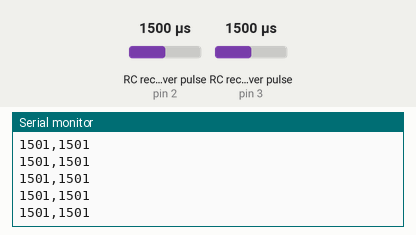
The sketch below on a simulated Arduino Uno, built with avr-gcc and run on an emulated ATmega328P. Shown: the last lines printed to the serial monitor. Wiring (inferred from the names in the program): 2 × RC receiver channel: data pin 2 / data pin 3. The inputs (shaded band) are chosen by the test bench; at power-on: RC receiver pulse (sensors on pin 2, pin 3) 1500 µs.

Above: at 1.2 s.
1.3 s: RC receiver pulse (sensor on pin 2) set to 1020 µs
At 2.3 s:
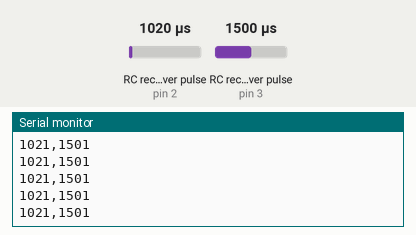
2.8 s: RC receiver pulse (sensor on pin 3) set to 1020 µs
At 3.7 s:
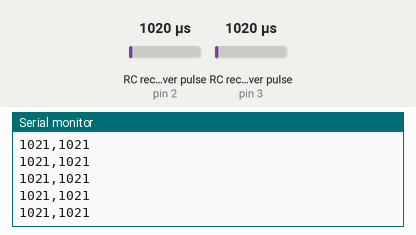
4.3 s: RC receiver pulse (sensor on pin 2) set to 1250 µs
At 4.8 s:
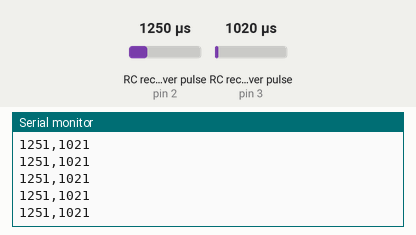
5.8 s: RC receiver pulse (sensor on pin 3) set to 1250 µs
At 6.5 s:
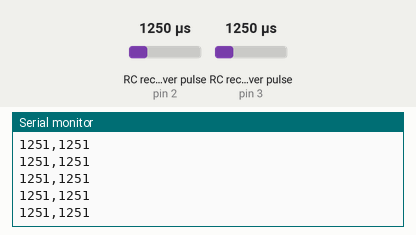
Timing chart, 0 to 8.3 s (numbered marks = the images above; inputs shaded):
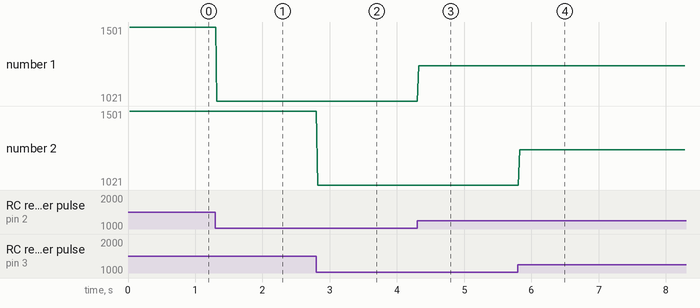

The sketch:

UNO_Code.ino
```cpp
const int steeringPin = 2; // CH1
const int throttlePin = 3; // CH2

void setup() {
  // Use a fast baud rate for low latency control
  Serial.begin(115200);
  pinMode(steeringPin, INPUT);
  pinMode(throttlePin, INPUT);
}

void loop() {
  int steering = pulseIn(steeringPin, HIGH, 25000);
  int throttle = pulseIn(throttlePin, HIGH, 25000);

  // Failsafe: if transmitter is off, default to center values
  if (steering == 0) steering = 1500;
  if (throttle == 0) throttle = 1500;

  // Print format: steering,throttle
  Serial.print(steering);
  Serial.print(",");
  Serial.println(throttle);

  // Small delay to cap the refresh rate to ~100Hz
  delay(10);
}
```

Measured:
- after the input at 1.3 s, the serial monitor: prints a new line at once (image 1)
- after the input at 2.8 s, the serial monitor: prints a new line at once (image 2)
- after the input at 4.3 s, the serial monitor: prints a new line at once (image 3)
- after the input at 5.8 s, the serial monitor: prints a new line at once (image 4)
- plotted number 1: 1501 → 1021 after the input at 1.3 s, 1021 → 1251 after the input at 4.3 s
